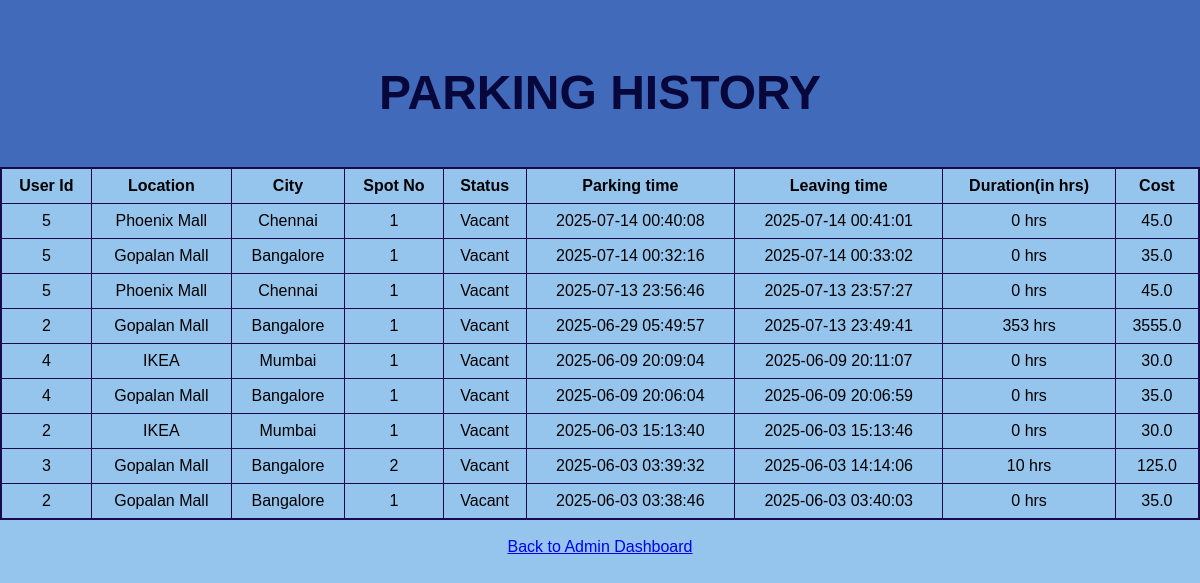
The app's page /admin_parking_history with its own data.
### models.py (models this page shows)
class Reserve_Parking_Spot(db.Model):
    __tablename__ = 'reserve_parking_spots'
    reserve_id = db.Column(db.Integer, primary_key=True)
    user_id = db.Column(db.String(80), db.ForeignKey('users.user_id'), nullable=False)
    lot_id = db.Column(db.Integer, db.ForeignKey('parking_lots.lot_id'), nullable=False)
    spot_id = db.Column(db.Integer, db.ForeignKey('parking_spots.spot_id'), nullable=False)
    status = db.Column(db.Enum(Spot_status), nullable=False, default=Spot_status.vacant)
    parking_time = db.Column(db.DateTime, server_default=db.func.now(), nullable=True)
    leaving_time = db.Column(db.DateTime, nullable=True)
    duration = db.Column(db.Integer, nullable=True)
    cost = db.Column(db.Float, nullable=False)
    is_active = db.Column(db.Boolean, default=True, nullable=False)
    lot = db.relationship('Parking_Lot', backref='reservations')

class Parking_Lot(db.Model):
    __tablename__ = 'parking_lots'
    lot_id = db.Column(db.Integer, primary_key=True)
    city = db.Column(db.String(120), nullable=False)
    location = db.Column(db.String(150), nullable=False)
    base_price = db.Column(db.Float, nullable=False)
    price = db.Column(db.Float, nullable=False)
    max_spots = db.Column(db.Integer, nullable=False)
    spot = db.relationship('Parking_Spot', backref='lot')

class Parking_Spot(db.Model):
    __tablename__ = 'parking_spots'
    spot_id = db.Column(db.Integer, primary_key=True)
    spot_no = db.Column(db.Integer, nullable=False)
    lot_id = db.Column(db.Integer, db.ForeignKey('parking_lots.lot_id'), nullable=False)
    status = db.Column(db.Enum(Spot_status), nullable=False, default=Spot_status.vacant)
    reserved = db.relationship('Reserve_Parking_Spot', backref='spot')

### app.py (the view)
@app.route("/admin_parking_history")
def admin_parking_history():
    reserved_spots = Reserve_Parking_Spot.query.order_by(Reserve_Parking_Spot.parking_time.desc()).all()
    return render_template("admin_parking_history.html", reserved_spots=reserved_spots)

### templates/admin_parking_history.html (shortened to what this page needs)
<!DOCTYPE html>
<html>
<head>
    <link rel="stylesheet" href="{{ url_for('static', filename='style.css') }}">
</head>
<body>
    <div class="header">
        <h1><b>PARKING HISTORY</b></h1>
    </div>
    <table class="style_table">
        <tr>
            <th>User Id</th><th>Location</th><th>City</th><th>Spot No</th><th>Status</th><th>Parking time</th><th>Leaving time</th><th>Duration(in hrs)</th><th>Cost</th>
        </tr>
        {% for r in reserved_spots %}
           <tr>
            <td>{{ r.user_id }}</td>
            <td>{{ r.lot.location }}</td>
            <td>{{ r.lot.city }}</td>
            <td>{{ r.spot.spot_no }}</td>
            <td>{{ r.status.value }}</td>
            <td>{{ r.parking_time.strftime('%Y-%m-%d %H:%M:%S') }}</td>
            <td>{{ r.leaving_time.strftime('%Y-%m-%d %H:%M:%S') if r.leaving_time else '-' }}</td>
            <td>{{ r.duration if r.leaving_time else '-' }} hrs</td>
            <td>{{ r.cost if r.leaving_time else '-' }}</td>
        </tr>
        {% endfor %}
    </table>
    <br>
    <center><a href="{{ url_for('admin_dashboard') }}">Back to Admin Dashboard</a></center>
    <br>
</body>
</html>

### static/style.css (style rules this page uses)
body { font-family: Arial, Helvetica, sans-serif; background:rgb(149, 197, 236); margin: 0; padding: 0; }
h1 { text-align:center; color:rgb(7, 7, 59); margin-top: 50px; }
.header { background-color:#426aba; color:rgb(2, 1, 1); padding: 15px; text-align: center; font-size: 24px; }
.style_table { border: 2px solid rgb(26, 7, 77); border-collapse: collapse; width: 100%; }
.style_table th, .style_table td { padding: 8px; text-align: center; border: 1px solid rgb(26, 7, 77); }

### records on screen
Reserve_Parking_Spot: user_id "5", lot.location "Phoenix Mall", lot.city "Chennai", spot.spot_no "1", status.value "Vacant", parking_time "2025-07-14 00:40:08", leaving_time "2025-07-14 00:41:01", leaving_time+duration "0", leaving_time+cost "45.0"
Reserve_Parking_Spot: user_id "5", lot.location "Gopalan Mall", lot.city "Bangalore", spot.spot_no "1", status.value "Vacant", parking_time "2025-07-14 00:32:16", leaving_time "2025-07-14 00:33:02", leaving_time+duration "0", leaving_time+cost "35.0"
Reserve_Parking_Spot: user_id "5", lot.location "Phoenix Mall", lot.city "Chennai", spot.spot_no "1", status.value "Vacant", parking_time "2025-07-13 23:56:46", leaving_time "2025-07-13 23:57:27", leaving_time+duration "0", leaving_time+cost "45.0"
Reserve_Parking_Spot: user_id "2", lot.location "Gopalan Mall", lot.city "Bangalore", spot.spot_no "1", status.value "Vacant", parking_time "2025-06-29 05:49:57", leaving_time "2025-07-13 23:49:41", leaving_time+duration "353", leaving_time+cost "3555.0"
Reserve_Parking_Spot: user_id "4", lot.location "IKEA", lot.city "Mumbai", spot.spot_no "1", status.value "Vacant", parking_time "2025-06-09 20:09:04", leaving_time "2025-06-09 20:11:07", leaving_time+duration "0", leaving_time+cost "30.0"
Reserve_Parking_Spot: user_id "4", lot.location "Gopalan Mall", lot.city "Bangalore", spot.spot_no "1", status.value "Vacant", parking_time "2025-06-09 20:06:04", leaving_time "2025-06-09 20:06:59", leaving_time+duration "0", leaving_time+cost "35.0"
Reserve_Parking_Spot: user_id "2", lot.location "IKEA", lot.city "Mumbai", spot.spot_no "1", status.value "Vacant", parking_time "2025-06-03 15:13:40", leaving_time "2025-06-03 15:13:46", leaving_time+duration "0", leaving_time+cost "30.0"
Reserve_Parking_Spot: user_id "3", lot.location "Gopalan Mall", lot.city "Bangalore", spot.spot_no "2", status.value "Vacant", parking_time "2025-06-03 03:39:32", leaving_time "2025-06-03 14:14:06", leaving_time+duration "10", leaving_time+cost "125.0"
Reserve_Parking_Spot: user_id "2", lot.location "Gopalan Mall", lot.city "Bangalore", spot.spot_no "1", status.value "Vacant", parking_time "2025-06-03 03:38:46", leaving_time "2025-06-03 03:40:03", leaving_time+duration "0", leaving_time+cost "35.0"
